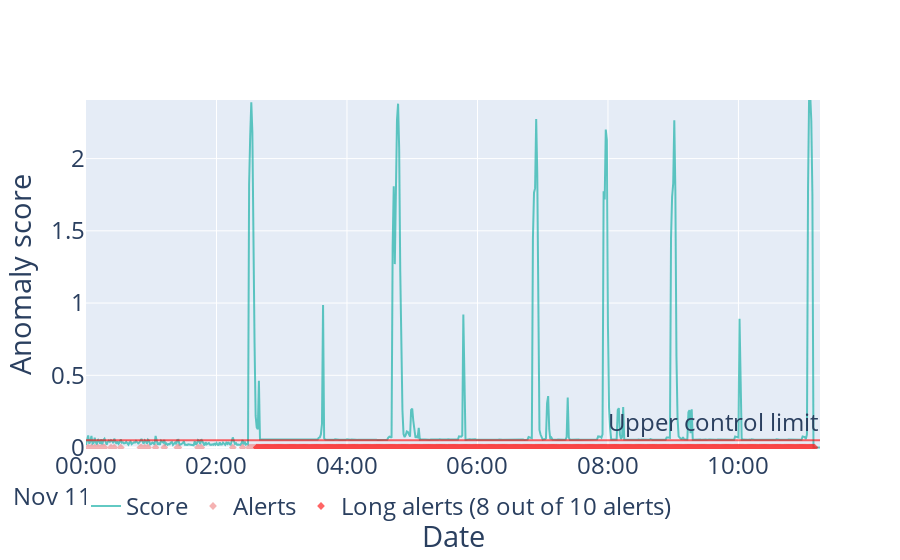

Notebook cell for this chart:
### Code cell
# USE_WORDS_TFIDF = True
# USE_LOGS_TFIDF = False
visual_mean_dist_to_nbrs(mean_distances_test, treshold_score=treshold_score*0.22, window_width=10, min_condition=8, return_fig=False)

### Figure 1 — Plotly figure (JSON) as saved in the notebook; plotly's stock layout.template omitted (floating-point values rounded to 4 significant figures; data arrays with more than 128 entries replaced by an {"elided": "..."} marker saying what was removed)
{"data": [{"line": {"color": "lightseagreen", "width": 2}, "mode": "lines", "name": "Score", "opacity": 0.7, "type": "scatter", "x": {"elided": "676 str values"}, "y": {"elided": "676 float values"}}, {"line": {"color": "lightcoral"}, "marker": {"symbol": "diamond"}, "mode": "markers", "name": "Alerts", "opacity": 0.6, "showlegend": true, "type": "scatter", "x": {"elided": "541 str values"}, "y": {"elided": "541 int values"}}, {"line": {"color": "red"}, "marker": {"symbol": "diamond"}, "mode": "markers", "name": "Long alerts (8 out of 10 alerts)", "opacity": 0.6, "showlegend": true, "type": "scatter", "x": {"elided": "514 str values"}, "y": {"elided": "514 int values"}}], "layout": {"annotations": [{"showarrow": false, "text": "Upper control limit", "x": 1, "xanchor": "right", "xref": "x domain", "y": 0.05068, "yanchor": "bottom", "yref": "y"}], "font": {"size": 24}, "legend": {"orientation": "h"}, "shapes": [{"line": {"color": "red", "width": 2}, "opacity": 0.6, "type": "line", "x0": 0, "x1": 1, "xref": "x domain", "y0": 0.05068, "y1": 0.05068, "yref": "y"}], "xaxis": {"constrain": "domain", "range": ["2008-11-11T00:00:00", "2008-11-11T11:15:00"], "title": {"text": "Date"}}, "yaxis": {"range": [-0.01014, 2.406], "title": {"text": "Anomaly score"}}}}
